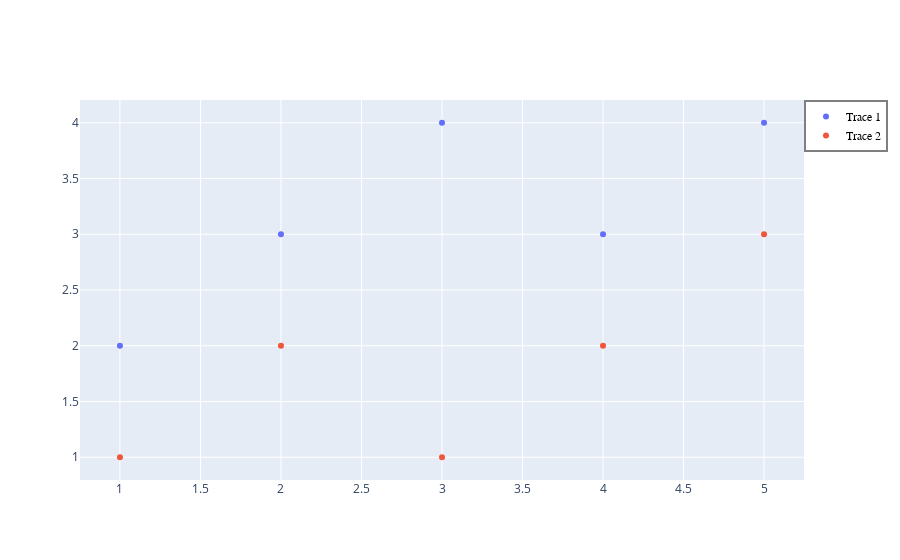

Notebook code for this chart:
### Code cell
import plotly.graph_objects as go

# Sample data
x = [1, 2, 3, 4, 5]
y1 = [2, 3, 4, 3, 4]
y2 = [1, 2, 1, 2, 3]

# Create traces
trace1 = go.Scatter(
    x=x,
    y=y1,
    mode='markers',
    name='Trace 1'
)

trace2 = go.Scatter(
    x=x,
    y=y2,
    mode='markers',
    name='Trace 2'
)

# Layout
layout = go.Layout(

)

# Create figure
fig = go.Figure(data=[trace1, trace2], layout=layout)

# Show plot
fig.show()

### Figure 1 — Plotly figure (JSON) as saved in the notebook; plotly's stock layout.template omitted (floating-point values rounded to 4 significant figures)
{"data": [{"mode": "markers", "name": "Trace 1", "type": "scatter", "x": [1, 2, 3, 4, 5], "y": [2, 3, 4, 3, 4]}, {"mode": "markers", "name": "Trace 2", "type": "scatter", "x": [1, 2, 3, 4, 5], "y": [1, 2, 1, 2, 3]}], "layout": {"autosize": true, "legend": {"bgcolor": "rgba(255, 255, 255, 0.5)", "bordercolor": "rgba(0, 0, 0, 0.5)", "borderwidth": 2, "font": {"color": "black", "family": "Arial", "size": 12}, "traceorder": "normal", "x": 1, "y": 1}, "xaxis": {"autorange": true, "range": [0.7678, 5.232], "type": "linear"}, "yaxis": {"autorange": true, "range": [0.7524, 4.248], "type": "linear"}}}
